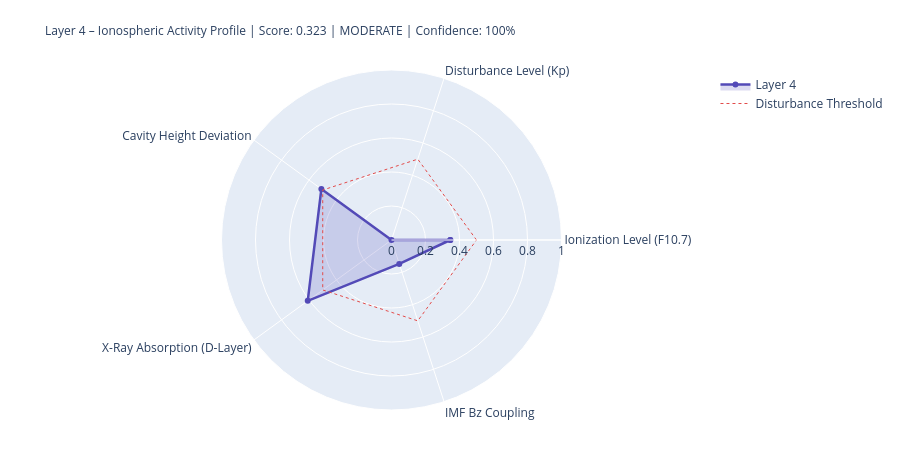

The code cell stored with this chart in its notebook:
### Markdown cell above
---
## 4. State Assessment & Handoff to Layer 5

### Code cell
# ============================================================
# LAYER-4-SCORE
# ============================================================

COMPONENTS = {
    'Ionization Level (F10.7)':    {'score': ioniz,       'source': 'primary' if f107_now else 'from_layer0', 'dynamic': True},
    'Disturbance Level (Kp)':          {'score': disturb,     'source': 'primary' if kp_now   else 'from_layer0', 'dynamic': True},
    'Cavity Height Deviation':    {'score': h_dev,       'source': 'derived',                                'dynamic': True},
    'X-Ray Absorption (D-Layer)':{'score': xray_ioniz,  'source': 'primary' if xray_now else 'missing',     'dynamic': True},
    'IMF Bz Coupling':             {'score': bz_coupling, 'source': 'primary' if bz_now   else 'from_layer0', 'dynamic': True},
}

available    = {k: v['score'] for k, v in COMPONENTS.items() if v['score'] is not None}
unavailable  = [k for k, v in COMPONENTS.items() if v['score'] is None]
layer4_score = round(sum(available.values()) / len(available), 4) if available else None
confidence   = round(len(available) / len(COMPONENTS), 2)
level = ('unknown' if layer4_score is None
         else 'quiet'   if layer4_score < 0.3
         else 'moderate' if layer4_score < 0.6
         else 'active')
dominant_l4 = max(available, key=available.get) if available else 'none'

# Resonance delta for Schumann SR-1
sr1_ref = schumann_freq(1, 80.0)
sr1_now = schumann_freq(1, h_eff)
sr1_delta_mhz = (sr1_now - sr1_ref) * 1000

# Propagation conditions
prop_cond = ('disturbed'   if kp_val > 4
             else 'unsettled' if kp_val > 2
             else 'normal')
if xray_class in ['X', 'M']:
    prop_cond = 'Radio-Blackout moeglich'

W = 68
print('=' * W)
print('LAYER 4 – IONOSPHERE – STATE ASSESSMENT')
print('=' * W)
for name, comp in COMPONENTS.items():
    s = comp['score']
    if s is not None:
        bar = '█' * int(s * 20) + '░' * (20 - int(s * 20))
        print(f'  {name:<36} {bar}  {s:.3f}  [{comp["source"]}]')
    else:
        print(f'  {name:<36} {"─" * 20}  n/a   [missing]')
print('-' * W)
print(f'  Score:          {layer4_score:.3f}  ({len(available)}/{len(COMPONENTS)} components)')
print(f'  Confidence:     {confidence:.0%}')
print(f'  Level:          {level.upper()}')
print(f'  Dominant:       {dominant_l4}')
print(f'  Cavity height:  {h_eff:.1f} km  (Ref: 80.0 km)')
print(f'  SR-1:           {sr1_now:.3f} Hz  (Δ {sr1_delta_mhz:+.1f} mHz vs. ref)')
print(f'  Propagation:    {prop_cond}')
print(f'  X-Ray:          {xray_class}-class  ({xray_now:.2e} W/m²)' if xray_now else '  X-Ray:          n/a')
print('=' * W)

# Radar
cats   = list(available.keys())
vals_r = list(available.values())
if len(cats) >= 3:
    fig = go.Figure()
    fig.add_trace(go.Scatterpolar(
        r=vals_r + [vals_r[0]], theta=cats + [cats[0]],
        fill='toself', fillcolor='rgba(83,74,183,0.20)',
        line=dict(color='#534AB7', width=2.5), name='Layer 4'
    ))
    fig.add_trace(go.Scatterpolar(
        r=[0.5] * (len(cats)+1), theta=cats + [cats[0]],
        line=dict(color='#E24B4A', dash='dot', width=1),
        mode='lines', name='Disturbance Threshold'
    ))
    fig.update_layout(
        title=dict(
            text=f'Layer 4 – Ionospheric Activity Profile | Score: {layer4_score:.3f} | {level.upper()} | Confidence: {confidence:.0%}',
            font=dict(size=12)
        ),
        polar=dict(radialaxis=dict(visible=True, range=[0, 1])),
        height=450, showlegend=True,
        margin=dict(l=80, r=80, t=70, b=40)
    )
    fig.show()

### Figure 1 — Plotly figure (JSON) as saved in the notebook; plotly's stock layout.template omitted (floating-point values rounded to 4 significant figures)
{"data": [{"fill": "toself", "fillcolor": "rgba(83,74,183,0.20)", "line": {"color": "#534AB7", "width": 2.5}, "name": "Layer 4", "r": [0.346, 0.0, 0.51, 0.609, 0.148, 0.346], "theta": ["Ionization Level (F10.7)", "Disturbance Level (Kp)", "Cavity Height Deviation", "X-Ray Absorption (D-Layer)", "IMF Bz Coupling", "Ionization Level (F10.7)"], "type": "scatterpolar"}, {"line": {"color": "#E24B4A", "dash": "dot", "width": 1}, "mode": "lines", "name": "Disturbance Threshold", "r": [0.5, 0.5, 0.5, 0.5, 0.5, 0.5], "theta": ["Ionization Level (F10.7)", "Disturbance Level (Kp)", "Cavity Height Deviation", "X-Ray Absorption (D-Layer)", "IMF Bz Coupling", "Ionization Level (F10.7)"], "type": "scatterpolar"}], "layout": {"height": 450, "margin": {"b": 40, "l": 80, "r": 80, "t": 70}, "polar": {"radialaxis": {"range": [0, 1], "visible": true}}, "showlegend": true, "title": {"font": {"size": 12}, "text": "Layer 4 – Ionospheric Activity Profile | Score: 0.323 | MODERATE | Confidence: 100%"}}}
